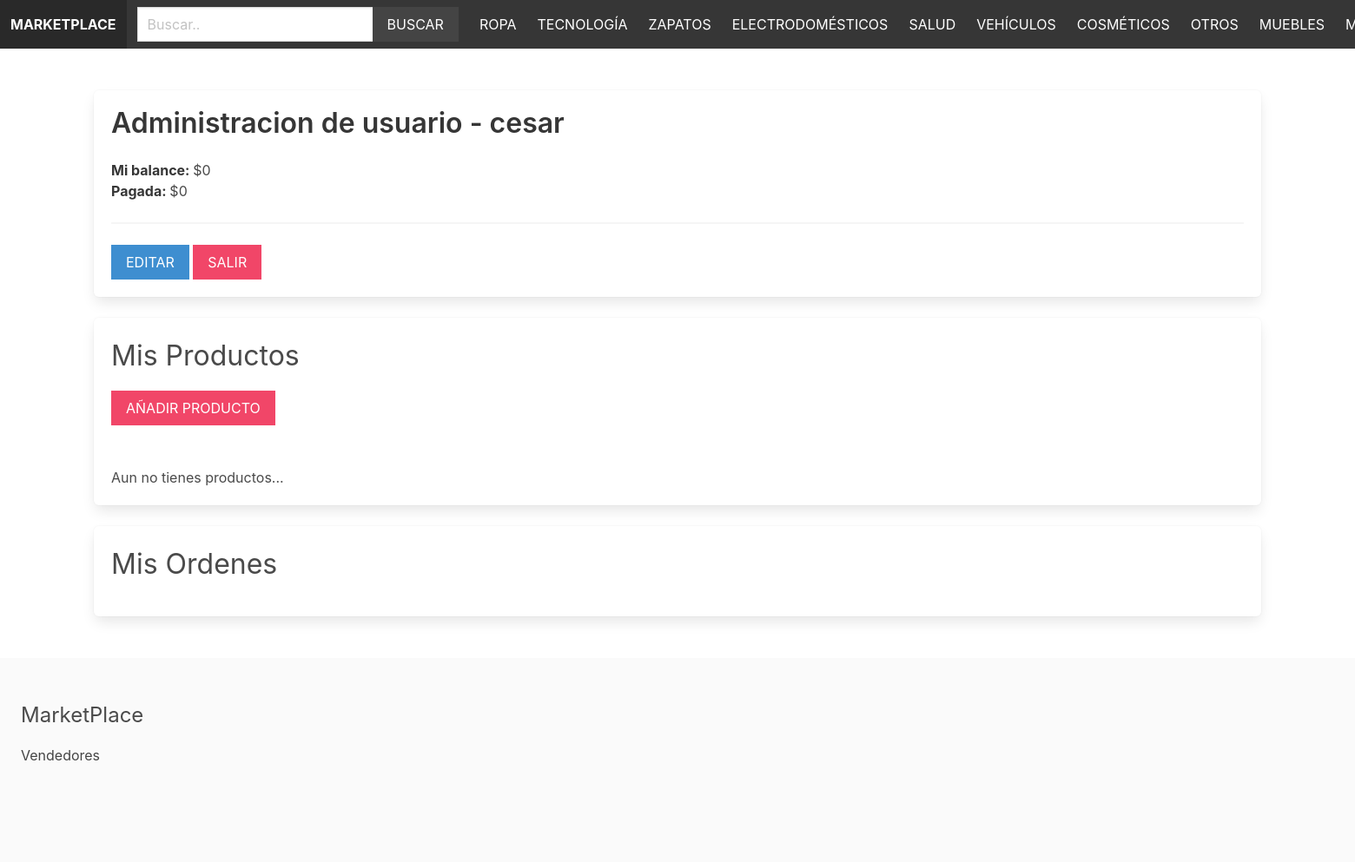
The app's page /registrar/usuarioadmin/ (signed in) with its own data.
### AppProducto/models.py (models this page shows, shortened)
class Categoria(models.Model):
    titulo = models.CharField(max_length=255)
    slug = models.SlugField(max_length=255)
    ordering = models.IntegerField(default=0)
    class Meta:
        ordering = ['ordering']

### AppUsuario/models.py (models this page shows, shortened)
class Usuario(models.Model):
    nombre = models.CharField(max_length=255)
    fechadecreacion = models.DateTimeField(auto_now_add=True)
    propietario = models.OneToOneField(User, related_name='usuario', on_delete=models.CASCADE)
    class Meta:
        ordering= ['nombre']
    def get_balance(self):
        items = self.items.filter(usuariopagado=False, order__usuarios__in=[self.id])
        return sum((item.producto.precio * item.quantity) for item in items)
    def get_paid_amount(self):
        items = self.items.filter(usuariopagado=True, order__usuarios__in=[self.id])
        return sum((item.producto.precio * item.quantity) for item in items)

### AppUsuario/views.py (the view, shortened to what this page needs)
# urls.py: path('usuarioadmin/', views.UsuarioAdmin_view,name='usuarioadmin'),
@login_required
def UsuarioAdmin_view(request):
    usuario = request.user.usuario
    productos = usuario.productos.all()
    orders = usuario.orders.all()
    return render(request, 'user/UsuarioAdmin.html',{'usuario':usuario, 'productos':productos, 'orders': orders})

### AppCarrito/carrito.py (called while the page is built)
    def __len__(self):
        return sum(item['quantity'] for item in self.cart.values())

### AppCarrito/context_processors.py (called while the page is built)
def carrito(request):
    return{'carrito': Carrito(request)}

### AppProducto/context_processors.py (called while the page is built)
def menu_categorias(request):
    categorias = Categoria.objects.all()
    return{'menu_categorias': categorias}

### AppUsuario/templates/user/UsuarioAdmin.html (shortened to what this page needs)
{% extends 'home/base.html' %}
{% block content %}
    <div class="box">
        <h1 class="title">Administracion de usuario - {{usuario.nombre}}</h1>
        <strong>Mi balance: </strong>${{ usuario.get_balance }}<br>
        <strong>Pagada: </strong>${{ usuario.get_paid_amount }}
        <hr>
        <a href="{% url 'EditarUsuario_view_view' %}" class="button is-info is-uppercase">Editar</a>
        <a href="{% url 'salir' %}" class="button is-danger is-uppercase">Salir</a>
    </div>
    <div class="box">
        <h2 class="is-size-3 mb-4">Mis Productos</h2>
        <a href="{% url 'añadirproducto' %}" class="button is-danger is-uppercase mb-6">Añadir Producto</a>
        {% if productos %}
            <table class="table is-fullwidth">
                <thead>
                    <tr>
                        <th>Titulo</th>
                        <th>Precio</th>
                        <th>Acciones</th>
                    </tr>
                </thead>
                <tbody>
                    {% for producto in productos %}
                        <tr>
                            <td><a href="{% url 'Producto_view' producto.categoria.slug producto.slug %}">{{ producto.titulo }}</td>
                            <td>${{ producto.precio }}</td>
                            <td><a href="{% url 'EditarProducto_view' producto.id %}">Editar</a></td>
                        </tr>
                    {% endfor %}
                </tbody>
            </table>
        {% else %}
            <p>Aun no tienes productos...</p>
        {% endif %}
    </div>
    <div class="box">
        <h2 class="is-size-3 mb-4">Mis Ordenes</h2>
    </div>
{% endblock %}

### AppHome/templates/home/base.html (shortened to what this page needs)
{% load static %}
<!DOCTYPE html>
<html>
    <head>
        <link rel="stylesheet" href="https://cdn.jsdelivr.net/npm/bulma@0.9.1/css/bulma.min.css">
        <link rel="stylesheet" href="{% static 'styles/main.css' %}">
    </head>
    <body>
        <nav class="navbar is-dark">
            <div class="navbar-brand">
                <a href="/" class="navbar-item"><strong>Marketplace</strong></a>
            </div>
            <div class="navbar-menu" id="main-navbar">
                <div class="navbar-start">
                    <div class="navbar-item">
                        <form method="get" action="{% url 'Buscar_view' %}">
                            <div class="field has-addons">
                                <div class="control">
                                    <input type="text" class="input" placeholder="Buscar.." name="query">
                                </div>
                                <div class="control">
                                    <button class="button is-dark is-uppercase">Buscar</button>
                                </div>
                            </div>
                        </form>
                    </div>
                </div>
                <div class="navbar-end">
                    {% for categoria in menu_categorias %}
                        <a href="{% url 'Categoria_view' categoria.slug %}" class="navbar-item">{{ categoria.titulo }}</a>
                    {% endfor %}
                    {% if request.user.is_authenticated %}
                        <a href="{% url 'usuarioadmin' %}" class="navbar-item">Mi cuenta</a>
                    {% else %}
                        <a href="{% url 'usuario' %}"class="navbar-item">Iniciar sesión</a>
                    {% endif %}
                </div>
            </div>
        </nav>
        <section class="section">
            <div class="container">
                {% block content %}
                {% endblock %}
            </div>
        </section>
        <footer class="footer">
            <h3 class="is-size-4 mb-4">MarketPlace</h3>
            <a href="{% url 'vendors' %}">Vendedores</a>
        </footer>
    </body>
</html>

### static/styles/main.css (style rules this page uses)
.navbar { text-transform: uppercase; }
.navbar .is-dark { background: #444; }
.footer a { margin-bottom: 15px; display: inline-block; color: #444; }
.input, .button { border-radius: 0; }

### records on screen
Categoria: titulo "ROPA"
Categoria: titulo "TECNOLOGÍA"
Categoria: titulo "ZAPATOS"
Categoria: titulo "ELECTRODOMÉSTICOS"
Categoria: titulo "SALUD"
Categoria: titulo "VEHÍCULOS"
Categoria: titulo "COSMÉTICOS"
Categoria: titulo "OTROS"
Categoria: titulo "MUEBLES"
Usuario: nombre "cesar", get_balance "0", get_paid_amount "0"
